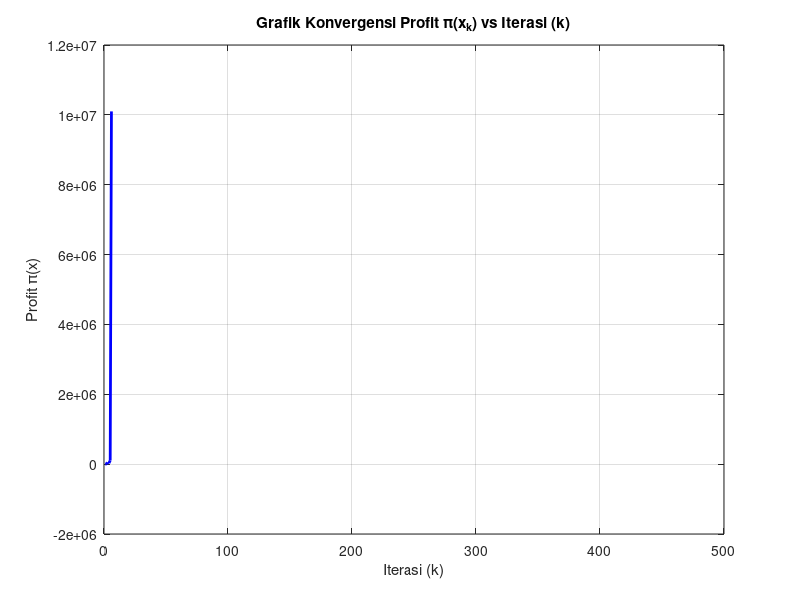
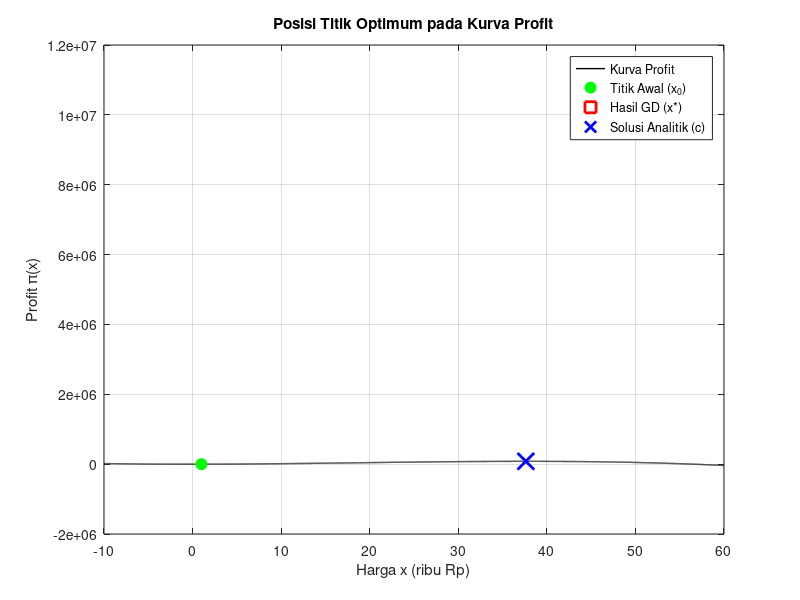
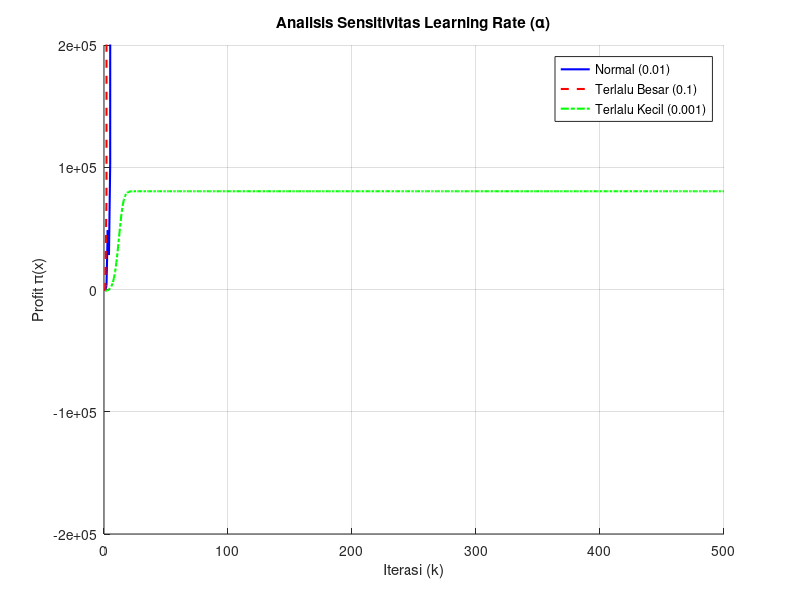

Reproduce these figures in MATLAB, in order.
% ==========================================================
% UTS Matematika Sains Data - Semester Genap 2025/2026
% Soal 6 - Optimasi Profit dengan Gradient Descent
% ----------------------------------------------------------
% Nama    : Aulia Adzkia Rahmah
% NIM     : 2510514029
% Parameter: a=2, b=9, K=12, alpha=0.01
% Tanggal : 2026-04-20
% ==========================================================

clc; clear; close all;

% Parameter Personalisasi
a = 2; b = 9; K = 12;
alpha_target = 0.01;      
iters = 500;              
x0 = 1;                   

% Solusi analitik dari poin 6.1 (c) 
x_analitik = 37.628556; 
pi_analitik = -3*x_analitik^3 + 168*x_analitik^2 + 100*x_analitik - 1440;

%% --- BAGIAN E: 500 ITERASI & PLOT KONVERGENSI ---

x_hist = zeros(iters, 1);
p_hist = zeros(iters, 1);
x_hist(1) = x0;

fprintf('--- Menjalankan 500 Iterasi Gradient Descent ---\n');

for k = 1:iters
    curr_x = x_hist(k);
    % Hitung Profit & Gradient manual tanpa @(x)
    p_hist(k) = -3*curr_x^3 + 168*curr_x^2 + 100*curr_x - 1440;
    grad = -9*curr_x^2 + 336*curr_x + 100;
    
    % Menampilkan progres di Command Window (Iterasi 0-4 dan tiap kelipatan 50)
    if k <= 5 || mod(k, 50) == 0
        fprintf('Iterasi %d: x = %.4f, Profit = %.4f\n', k-1, curr_x, p_hist(k));
    end
    
    if k < iters
        x_hist(k+1) = curr_x + alpha_target * grad;
        % Safety Break jika angka meledak (divergen)
        if abs(x_hist(k+1)) > 500
            fprintf('!! Divergen pada iterasi %d (Overshooting) !!\n', k);
            x_hist(k+1:end) = NaN; p_hist(k+1:end) = NaN;
            break; 
        end
    end
end

% --- PLOT KONVERGENSI (Profit vs Iterasi) ---
figure('Name', 'Poin E - Konvergensi');
plot(1:iters, p_hist, 'b', 'LineWidth', 2);
grid on; 
title('Grafik Konvergensi Profit \pi(x_k) vs Iterasi (k)');
xlabel('Iterasi (k)'); ylabel('Profit \pi(x)');

% --- PLOT KURVA PROFIT & TITIK OPTIMUM ---
figure('Name', 'Poin E - Perbandingan Titik');
f_pi = @(x) -3*x.^3 + 168*x.^2 + 100*x - 1440;
fplot(f_pi, [-10 60], 'k', 'LineWidth', 1); hold on;

% Plot Titik Awal (Hijau)
plot(x0, f_pi(x0), 'go', 'MarkerFaceColor', 'g', 'MarkerSize', 8); 
% Plot Titik Akhir GD (Merah)
idx_last = find(~isnan(x_hist), 1, 'last');
plot(x_hist(idx_last), f_pi(x_hist(idx_last)), 'rs', 'MarkerSize', 10, 'LineWidth', 2);
% Plot Solusi Analitik (Biru)
plot(x_analitik, pi_analitik, 'bx', 'MarkerSize', 12, 'LineWidth', 2);

grid on; 
title('Posisi Titik Optimum pada Kurva Profit');
xlabel('Harga x (ribu Rp)'); ylabel('Profit \pi(x)');
legend('Kurva Profit', 'Titik Awal (x_0)', 'Hasil GD (x*)', 'Solusi Analitik (c)');


%% --- BAGIAN F: ANALISIS SENSITIVITAS (3 LEARNING RATES) ---

alphas = [alpha_target, 10*alpha_target, 0.1*alpha_target];
labels = {'Normal (0.01)', 'Terlalu Besar (0.1)', 'Terlalu Kecil (0.001)'};
colors = {'b', 'r--', 'g-.'};

figure('Name', 'Poin F - Sensitivitas Alpha'); hold on;
for i = 1:3
    tx = x0; tp = zeros(iters, 1);
    for k = 1:iters
        tp(k) = -3*tx^3 + 168*tx^2 + 100*tx - 1440;
        g = -9*tx^2 + 336*tx + 100;
        tx = tx + alphas(i) * g;
        if abs(tx) > 1000, tp(k+1:end) = NaN; break; end
    end
    plot(1:iters, tp, colors{i}, 'LineWidth', 1.5);
end

grid on; ylim([-2e5, 2e5]);
title('Analisis Sensitivitas Learning Rate (\alpha)');
xlabel('Iterasi (k)'); ylabel('Profit \pi(x)');
legend(labels);

fprintf('\n--- Simulasi Selesai. Silakan cek Figure dan Command Window ---\n');
